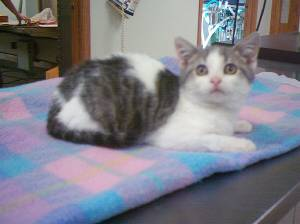
#> input picture Image classifier/data/train/cats/cat.1529.jpg, 300 x 224 px; its folder holds only this picture in this run
$ jupyter execute --allow-errors 'dogvscat classifier.ipynb'   (shell and % lines are left out)
#> lines starting #> are read from the running program, lines starting #| are printed output that depends on the picture
[cell 1]

print("✅ All packages installed!")

[cell 2]
import numpy as np
import pandas as pd
import matplotlib.pyplot as plt
import seaborn as sns
from PIL import Image
import os
from pathlib import Path
import cv2
from sklearn.model_selection import train_test_split
from sklearn.metrics import classification_report, confusion_matrix, accuracy_score
from sklearn.ensemble import RandomForestClassifier
from sklearn.svm import SVC
from sklearn.linear_model import LogisticRegression
from sklearn.preprocessing import StandardScaler
from sklearn.neural_network import MLPClassifier
import joblib
import pickle

print("✅ All libraries imported!")

[cell 3]
folders = [
    "../data/train/cats",
    "../data/train/dogs",
    "../data/test",
    "../models",
    "../data/uploads"
]

for folder in folders:
    Path(folder).mkdir(parents=True, exist_ok=True)

print("✅ Folder structure created!")
print("📁 Put your cat images in: data/train/cats/")
print("📁 Put your dog images in: data/train/dogs/")

[cell 4]
from pathlib import Path
from PIL import Image
import numpy as np

def load_images(data_dir):
    cat_dir = data_dir / "cats"
    dog_dir = data_dir / "dogs"

    print(f"📁 Looking inside: {cat_dir} and {dog_dir}")

    images = []
    labels = []

    # Load cats
    cat_images = list(cat_dir.glob("*.jpg"))
    print(f"🔍 Found {len(cat_images)} cat images")
    for img_path in cat_images:
        try:
            img = Image.open(img_path).resize((64, 64))
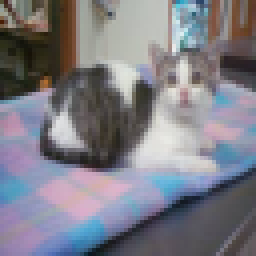
#> img: PIL image 64x64 RGB (shown 4 times larger); mean R, G, B 125.7, 125.1, 134
            images.append(img)
            labels.append(0)  # cat
        except:
            print(f"❌ Could not read: {img_path}")

    # Load dogs
    dog_images = list(dog_dir.glob("*.jpg"))
    print(f"🔍 Found {len(dog_images)} dog images")
    for img_path in dog_images:
        try:
            img = Image.open(img_path).resize((64, 64))
            images.append(img)
            labels.append(1)  # dog
        except:
            print(f"❌ Could not read: {img_path}")

    print(f"✅ Loaded {len(images)} total images")
#| ✅ Loaded 1 total images
    print(f"   🐱 Cats: {labels.count(0)}")
    print(f"   🐶 Dogs: {labels.count(1)}")

    return images, labels

# ✅ Use the correct relative path from notebook/
data_dir = Path("../data/train")
images, labels = load_images(data_dir)
#> images = 1 item; labels = [0]

# 🧠 Convert PIL images to grayscale flattened feature vectors
X = np.array([np.array(img.convert("L")).flatten() for img in images])  # Grayscale flatten
y = np.array(labels)
#> y = [0]

# ✅ Debug prints
print("✅ Data prepared:")
print("X shape:", X.shape)
#| X shape: (1, 4096)
print("y shape:", y.shape)
#| y shape: (1,)
print("Unique labels:", np.unique(y, return_counts=True))
#| Unique labels: (array([0]), array([1]))
#> `labels_count = [sum(y == 0), sum(y == 1)]`: labels_count = [1, 0]
#> further down, sample_img is the input picture: PIL image 300x224 RGB; mean R, G, B 125.7, 125.1, 134
#> `label_name = "Cat" if y[sample_idx] == 0 else "Dog"`: label_name = 'Cat'
#> `plt.show()`:
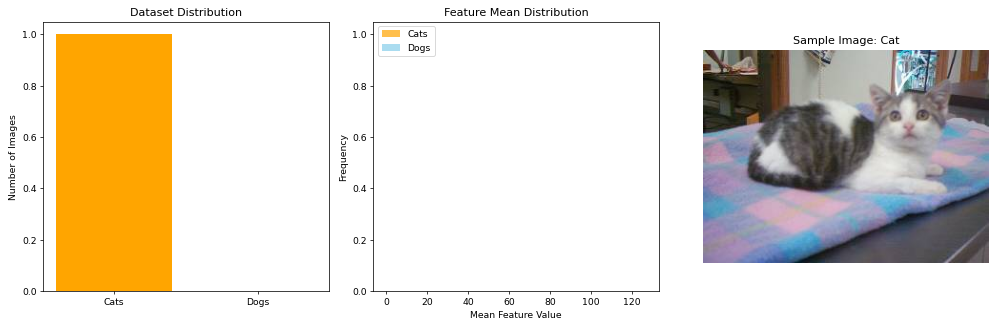
#> figure drawn by matplotlib, 3 panels; panel 2: tallest bar 1 high, from x = 126.3 to 126.3

# Optional: save the image paths if you use them later
image_paths = [str(p) for p in (list((data_dir / "cats").glob("*.jpg")) + list((data_dir / "dogs").glob("*.jpg")))]

#> (a cell that did not finish here is left out)

#> (a cell that did not finish here is left out)

[cell 7]
def create_models():
    """Create different ML models"""
    models = {
        'Random Forest': RandomForestClassifier(n_estimators=100, random_state=42, n_jobs=-1),
        'SVM': SVC(kernel='rbf', random_state=42, probability=True),
        'Logistic Regression': LogisticRegression(random_state=42, max_iter=1000),
        'Neural Network': MLPClassifier(hidden_layer_sizes=(128, 64), max_iter=500, random_state=42)
    }
    return models

#> (the rest of this cell did not finish here and is left out)

[cell 8]
print("X shape:", X.shape)
#| X shape: (1, 4096)
print("y shape:", y.shape)
#| y shape: (1,)

[cell 9]
if 'model_scores' in locals():
    plt.figure(figsize=(12, 6))

    # Model comparison
    plt.subplot(1, 2, 1)
    models_list = list(model_scores.keys())
    scores_list = list(model_scores.values())
    colors = ['skyblue', 'lightcoral', 'lightgreen', 'lightsalmon']

    bars = plt.bar(models_list, scores_list, color=colors)
    plt.title('Model Comparison (Validation Accuracy)')
    plt.ylabel('Accuracy')
    plt.xticks(rotation=45)
    plt.ylim(0, 1)

    # Add value labels on bars
    for i, bar in enumerate(bars):
        height = bar.get_height()
        plt.text(bar.get_x() + bar.get_width()/2., height + 0.01,
                f'{height:.3f}', ha='center', va='bottom')

    # Feature importance (for Random Forest)
    plt.subplot(1, 2, 2)
    if 'Random Forest' in trained_models:
        rf_model = trained_models['Random Forest']
        feature_importance = rf_model.feature_importances_

        # Plot top 20 features
        top_features = np.argsort(feature_importance)[-20:]
        plt.barh(range(20), feature_importance[top_features])
        plt.title('Top 20 Feature Importances (Random Forest)')
        plt.xlabel('Importance')
        plt.ylabel('Feature Index')

    plt.tight_layout()
    plt.show()

$ run again, on Image classifier/data/train/cats/cat.1589.jpg
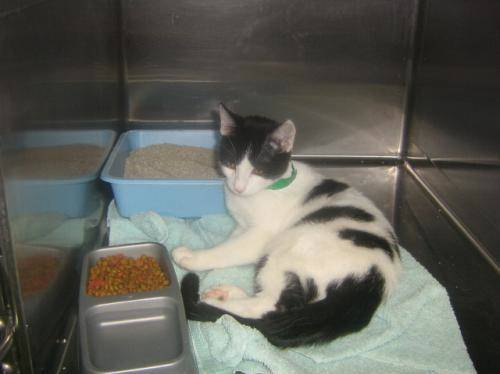
#> input picture Image classifier/data/train/cats/cat.1589.jpg, 500 x 374 px
#> in load_images, `img = Image.open(img_path).resize((64, 64))`:
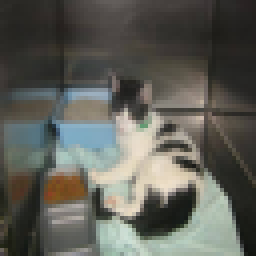
#> img: PIL image 64x64 RGB (shown 4 times larger); mean R, G, B 94.3, 94.8, 87.7
#| ✅ Loaded 1 total images
#> images = 1 item; labels = [0]
#| X shape: (1, 4096)
#| y shape: (1,)
#| Unique labels: (array([0]), array([1]))
#> labels_count = [1, 0]
#> sample_img is the input picture: PIL image 500x374 RGB; mean R, G, B 94.3, 94.8, 87.7
#> label_name = 'Cat'
#> `plt.show()`:
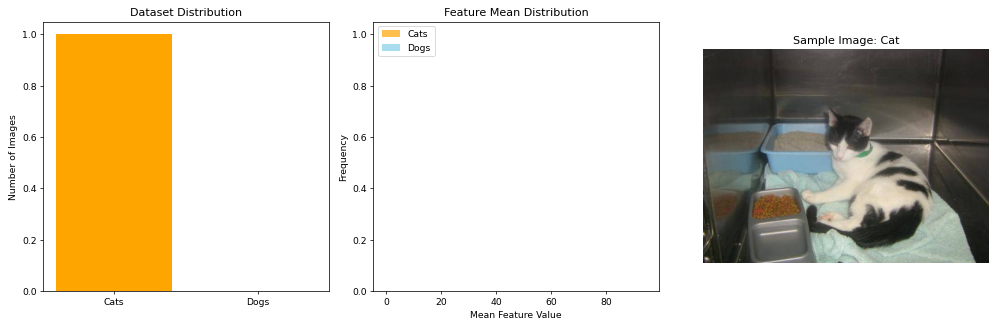
#> figure drawn by matplotlib, 3 panels; panel 2: tallest bar 1 high, from x = 93.86 to 93.91
#| X shape: (1, 4096)
#| y shape: (1,)

$ run again, on Image classifier/data/train/cats/cat.1598.jpg
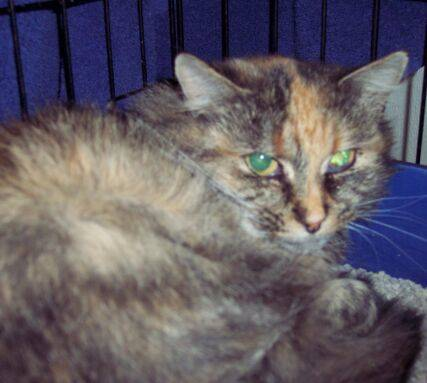
#> input picture Image classifier/data/train/cats/cat.1598.jpg, 427 x 383 px
#> in load_images, `img = Image.open(img_path).resize((64, 64))`:
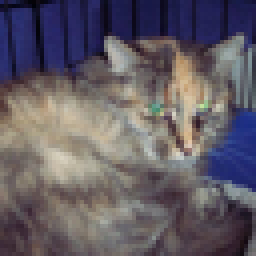
#> img: PIL image 64x64 RGB (shown 4 times larger); mean R, G, B 98.8, 92.4, 101.2
#| ✅ Loaded 1 total images
#> images = 1 item; labels = [0]
#| X shape: (1, 4096)
#| y shape: (1,)
#| Unique labels: (array([0]), array([1]))
#> labels_count = [1, 0]
#> sample_img is the input picture: PIL image 427x383 RGB; mean R, G, B 98.8, 92.4, 101.2
#> label_name = 'Cat'
#> `plt.show()`:
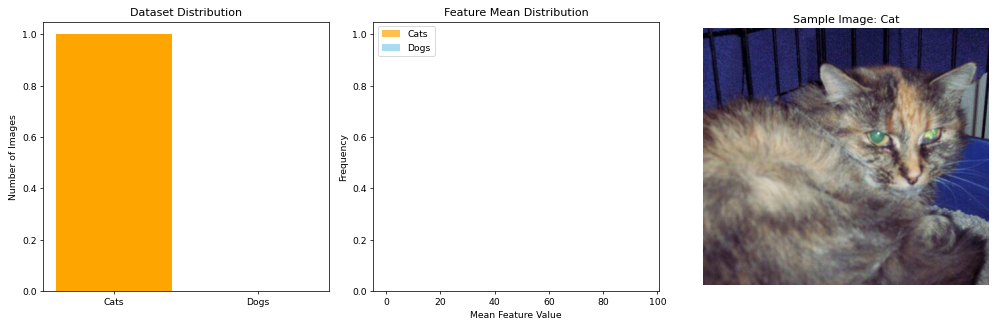
#> figure drawn by matplotlib, 3 panels; panel 2: tallest bar 1 high, from x = 95.31 to 95.36
#| X shape: (1, 4096)
#| y shape: (1,)

$ run again, on Image classifier/data/train/cats/cat.1603.jpg
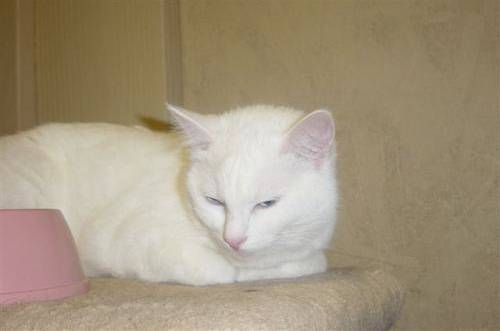
#> input picture Image classifier/data/train/cats/cat.1603.jpg, 500 x 331 px
#> in load_images, `img = Image.open(img_path).resize((64, 64))`:
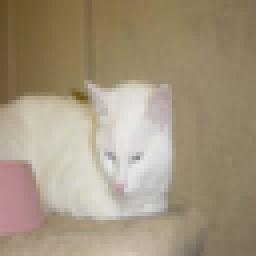
#> img: PIL image 64x64 RGB (shown 4 times larger); mean R, G, B 162.7, 148.8, 125.7
#| ✅ Loaded 1 total images
#> images = 1 item; labels = [0]
#| X shape: (1, 4096)
#| y shape: (1,)
#| Unique labels: (array([0]), array([1]))
#> labels_count = [1, 0]
#> sample_img is the input picture: PIL image 500x331 RGB; mean R, G, B 162.7, 148.8, 125.7
#> label_name = 'Cat'
#> `plt.show()`:
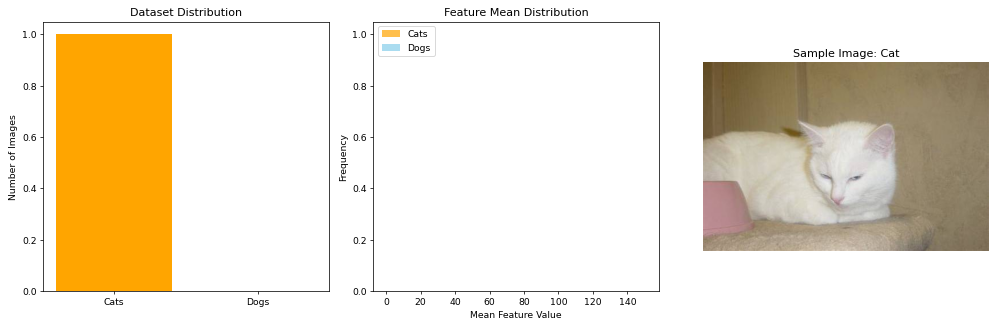
#> figure drawn by matplotlib, 3 panels; panel 2: tallest bar 1 high, from x = 150.3 to 150.4
#| X shape: (1, 4096)
#| y shape: (1,)

$ run again, on Image classifier/data/train/cats/cat.1558.jpg
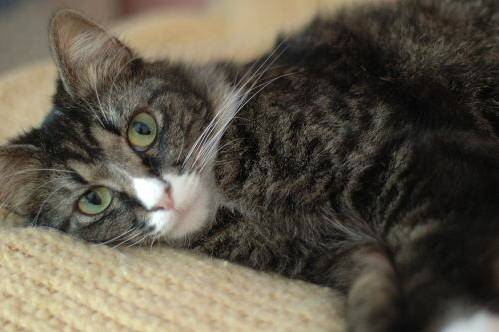
#> input picture Image classifier/data/train/cats/cat.1558.jpg, 499 x 332 px
#> in load_images, `img = Image.open(img_path).resize((64, 64))`:
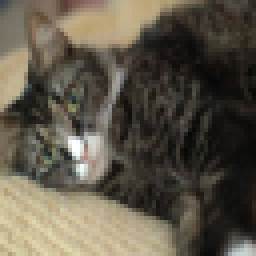
#> img: PIL image 64x64 RGB (shown 4 times larger); mean R, G, B 93.9, 87.1, 73.6
#| ✅ Loaded 1 total images
#> images = 1 item; labels = [0]
#| X shape: (1, 4096)
#| y shape: (1,)
#| Unique labels: (array([0]), array([1]))
#> labels_count = [1, 0]
#> sample_img is the input picture: PIL image 499x332 RGB; mean R, G, B 93.9, 87.1, 73.6
#> label_name = 'Cat'
#> `plt.show()`:
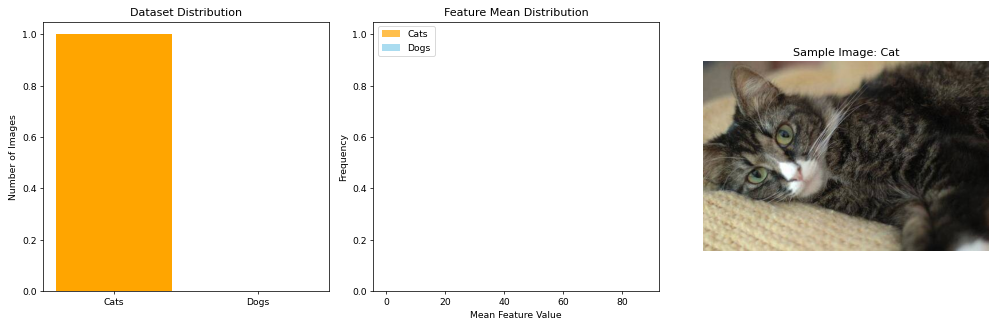
#> figure drawn by matplotlib, 3 panels; panel 2: tallest bar 1 high, from x = 87.62 to 87.67
#| X shape: (1, 4096)
#| y shape: (1,)
